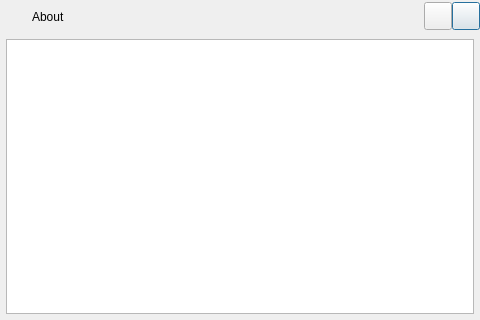
<?xml version="1.0" encoding="UTF-8"?>
<ui version="4.0">
 <class>DlgAbout</class>
 <widget class="QDialog" name="DlgAbout">
  <property name="geometry">
   <rect>
    <x>0</x>
    <y>0</y>
    <width>480</width>
    <height>320</height>
   </rect>
  </property>
  <property name="windowTitle">
   <string>Dialog</string>
  </property>
  <layout class="QGridLayout" name="gridLayout_3">
   <property name="leftMargin">
    <number>0</number>
   </property>
   <property name="topMargin">
    <number>0</number>
   </property>
   <property name="rightMargin">
    <number>0</number>
   </property>
   <property name="bottomMargin">
    <number>0</number>
   </property>
   <item row="0" column="0">
    <widget class="QWidget" name="WidGetTitle" native="true">
     <property name="enabled">
      <bool>true</bool>
     </property>
     <property name="sizePolicy">
      <sizepolicy hsizetype="Preferred" vsizetype="Fixed">
       <horstretch>0</horstretch>
       <verstretch>0</verstretch>
      </sizepolicy>
     </property>
     <property name="minimumSize">
      <size>
       <width>0</width>
       <height>33</height>
      </size>
     </property>
     <property name="maximumSize">
      <size>
       <width>16777215</width>
       <height>33</height>
      </size>
     </property>
     <layout class="QGridLayout" name="gridLayout_2">
      <property name="leftMargin">
       <number>0</number>
      </property>
      <property name="topMargin">
       <number>0</number>
      </property>
      <property name="rightMargin">
       <number>0</number>
      </property>
      <property name="bottomMargin">
       <number>0</number>
      </property>
      <property name="spacing">
       <number>0</number>
      </property>
      <item row="0" column="2">
       <widget class="QLabel" name="LabTitle">
        <property name="minimumSize">
         <size>
          <width>0</width>
          <height>33</height>
         </size>
        </property>
        <property name="maximumSize">
         <size>
          <width>16777215</width>
          <height>33</height>
         </size>
        </property>
        <property name="text">
         <string>About</string>
        </property>
       </widget>
      </item>
      <item row="0" column="0">
       <widget class="QLabel" name="LabIco">
        <property name="minimumSize">
         <size>
          <width>32</width>
          <height>33</height>
         </size>
        </property>
        <property name="maximumSize">
         <size>
          <width>32</width>
          <height>33</height>
         </size>
        </property>
        <property name="text">
         <string/>
        </property>
       </widget>
      </item>
      <item row="0" column="3">
       <widget class="QWidget" name="MenuWidget" native="true">
        <property name="sizePolicy">
         <sizepolicy hsizetype="Minimum" vsizetype="Preferred">
          <horstretch>0</horstretch>
          <verstretch>0</verstretch>
         </sizepolicy>
        </property>
        <property name="minimumSize">
         <size>
          <width>0</width>
          <height>33</height>
         </size>
        </property>
        <property name="maximumSize">
         <size>
          <width>200</width>
          <height>33</height>
         </size>
        </property>
        <layout class="QGridLayout" name="gridLayout_4">
         <property name="leftMargin">
          <number>0</number>
         </property>
         <property name="topMargin">
          <number>0</number>
         </property>
         <property name="rightMargin">
          <number>0</number>
         </property>
         <property name="bottomMargin">
          <number>0</number>
         </property>
         <property name="spacing">
          <number>0</number>
         </property>
         <item row="1" column="2">
          <widget class="QPushButton" name="BtnClose">
           <property name="minimumSize">
            <size>
             <width>28</width>
             <height>28</height>
            </size>
           </property>
           <property name="maximumSize">
            <size>
             <width>28</width>
             <height>28</height>
            </size>
           </property>
           <property name="text">
            <string/>
           </property>
           <property name="autoDefault">
            <bool>true</bool>
           </property>
           <property name="flat">
            <bool>false</bool>
           </property>
          </widget>
         </item>
         <item row="1" column="0">
          <spacer name="horizontalSpacer">
           <property name="orientation">
            <enum>Qt::Horizontal</enum>
           </property>
           <property name="sizeHint" stdset="0">
            <size>
             <width>40</width>
             <height>20</height>
            </size>
           </property>
          </spacer>
         </item>
         <item row="1" column="1">
          <widget class="QPushButton" name="BtnIE">
           <property name="minimumSize">
            <size>
             <width>28</width>
             <height>28</height>
            </size>
           </property>
           <property name="maximumSize">
            <size>
             <width>28</width>
             <height>28</height>
            </size>
           </property>
           <property name="text">
            <string/>
           </property>
           <property name="autoDefault">
            <bool>true</bool>
           </property>
           <property name="flat">
            <bool>false</bool>
           </property>
          </widget>
         </item>
        </layout>
       </widget>
      </item>
     </layout>
    </widget>
   </item>
   <item row="1" column="0">
    <layout class="QGridLayout" name="gridLayout">
     <property name="leftMargin">
      <number>6</number>
     </property>
     <property name="rightMargin">
      <number>6</number>
     </property>
     <property name="bottomMargin">
      <number>6</number>
     </property>
     <item row="0" column="0">
      <widget class="QTextEdit" name="aboutTextEdit"/>
     </item>
    </layout>
   </item>
  </layout>
 </widget>
 <resources/>
 <connections/>
</ui>
